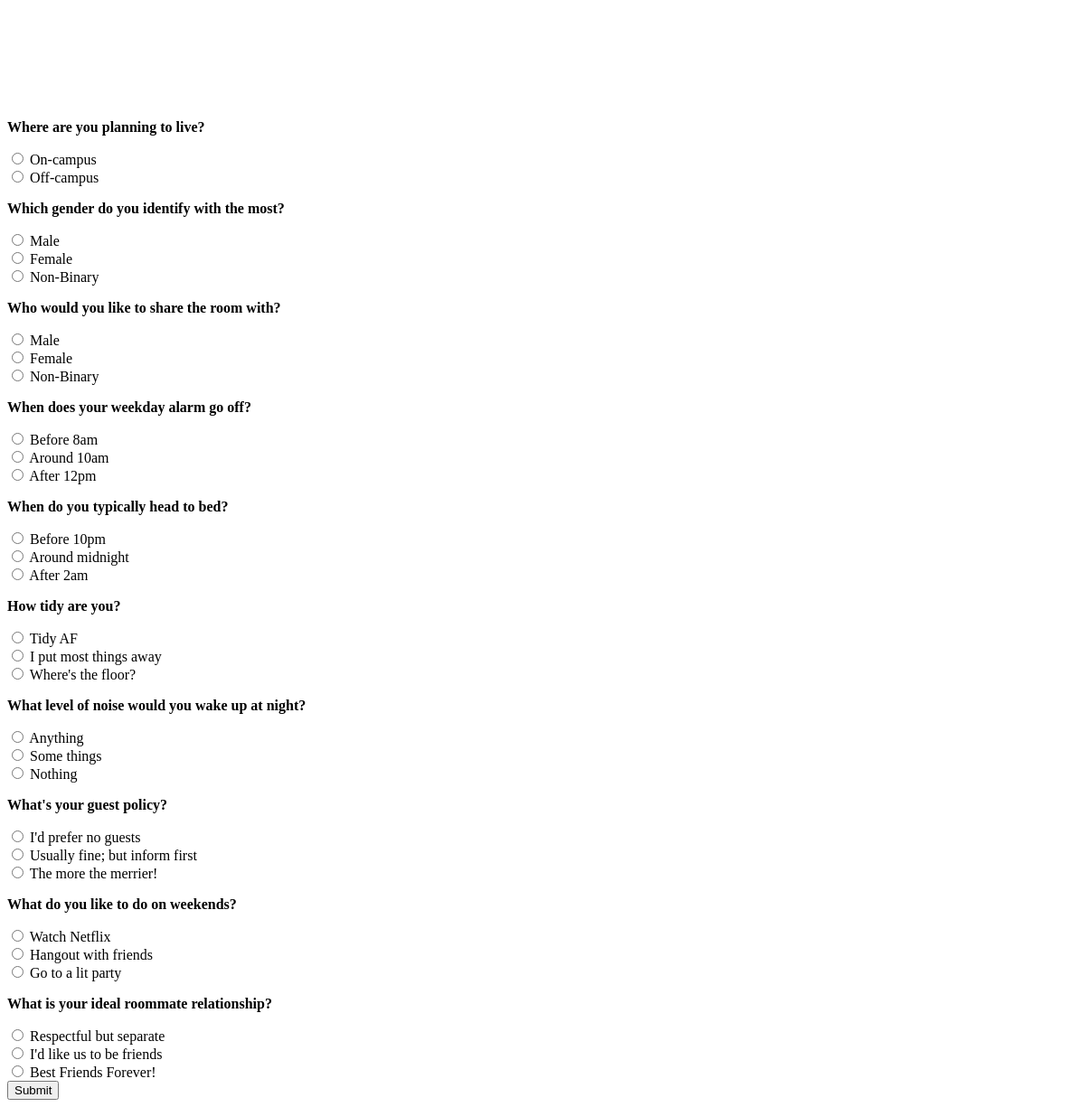
/templates/roommate.php, run on an earlier commit of the app's database.
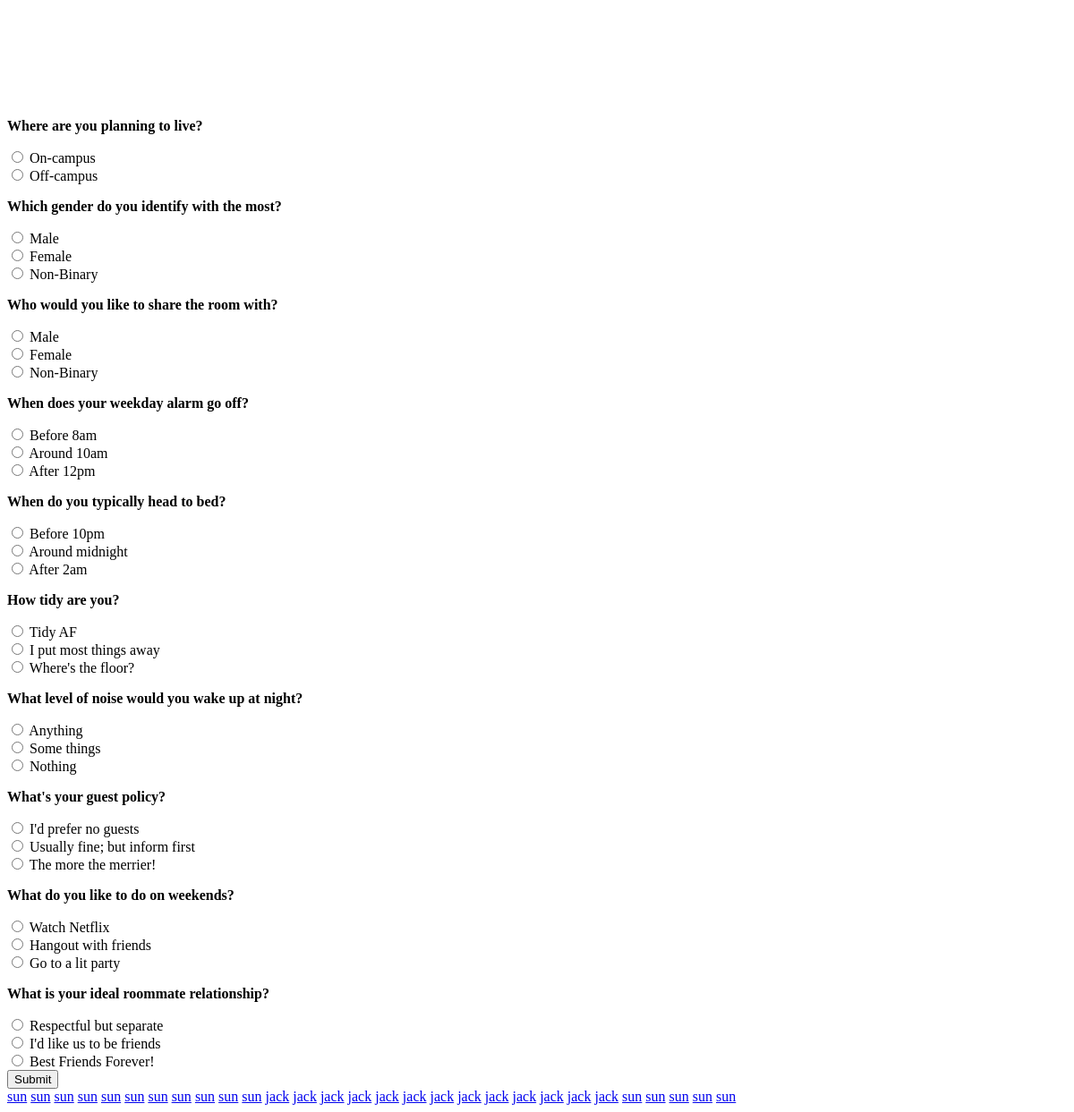
And on a later commit of the database.
### tables this page shows
CREATE TABLE `roommate` (
  `username` varchar(255) NOT NULL,
  `accomodate` varchar(255) NOT NULL,
  `gender` varchar(255) NOT NULL,
  `roomate` varchar(255) NOT NULL,
  `alarm` varchar(255) NOT NULL,
  `bedtime` varchar(255) NOT NULL,
  `tidiness` varchar(255) NOT NULL,
  `noise` varchar(255) NOT NULL,
  `guests` varchar(255) NOT NULL,
  `weekends` varchar(255) NOT NULL,
  `relationship` varchar(255) NOT NULL,
  `status` int(11) NOT NULL DEFAULT 0
);

### templates/roommate.php (the view, shortened to what the changed rows need)
<!DOCTYPE html>
<?php include('server.php'); ?>
<head>
    <link rel="stylesheet"  href="../static/roommate.css">
</head>
<body>
    <br>
    <br>
    <br>
    <br>
    <br>
    <br>
          <form action="roommate.php" method="post">
<div class="display-users">
  <?php $result = mysqli_query($db, "SELECT * FROM roommate"); ?>
  <?php while ($row = mysqli_fetch_array($result)): ?>
  <?php if ($row['status'] == 1): ?>
    <a href="profile2.php"><?php echo $row['username']; ?></a>
  <?php endif; ?>
  <?php endwhile; ?>
</div>
</body>
</html>

What changed in the data, as far as the page shows it:
added roommate: username "sun"
added roommate: username "sun"
added roommate: username "sun"
added roommate: username "sun"
added roommate: username "sun"
added roommate: username "sun"
added roommate: username "sun"
added roommate: username "sun"
added roommate: username "sun"
added roommate: username "sun"
added roommate: username "sun"
added roommate: username "jack"
added roommate: username "jack"
added roommate: username "jack"
added roommate: username "jack"
added roommate: username "jack"
added roommate: username "jack"
added roommate: username "jack"
added roommate: username "jack"
added roommate: username "jack"
added roommate: username "jack"
added roommate: username "jack"
added roommate: username "jack"
added roommate: username "jack"
added roommate: username "sun"
added roommate: username "sun"
added roommate: username "sun"
added roommate: username "sun"
added roommate: username "sun"
